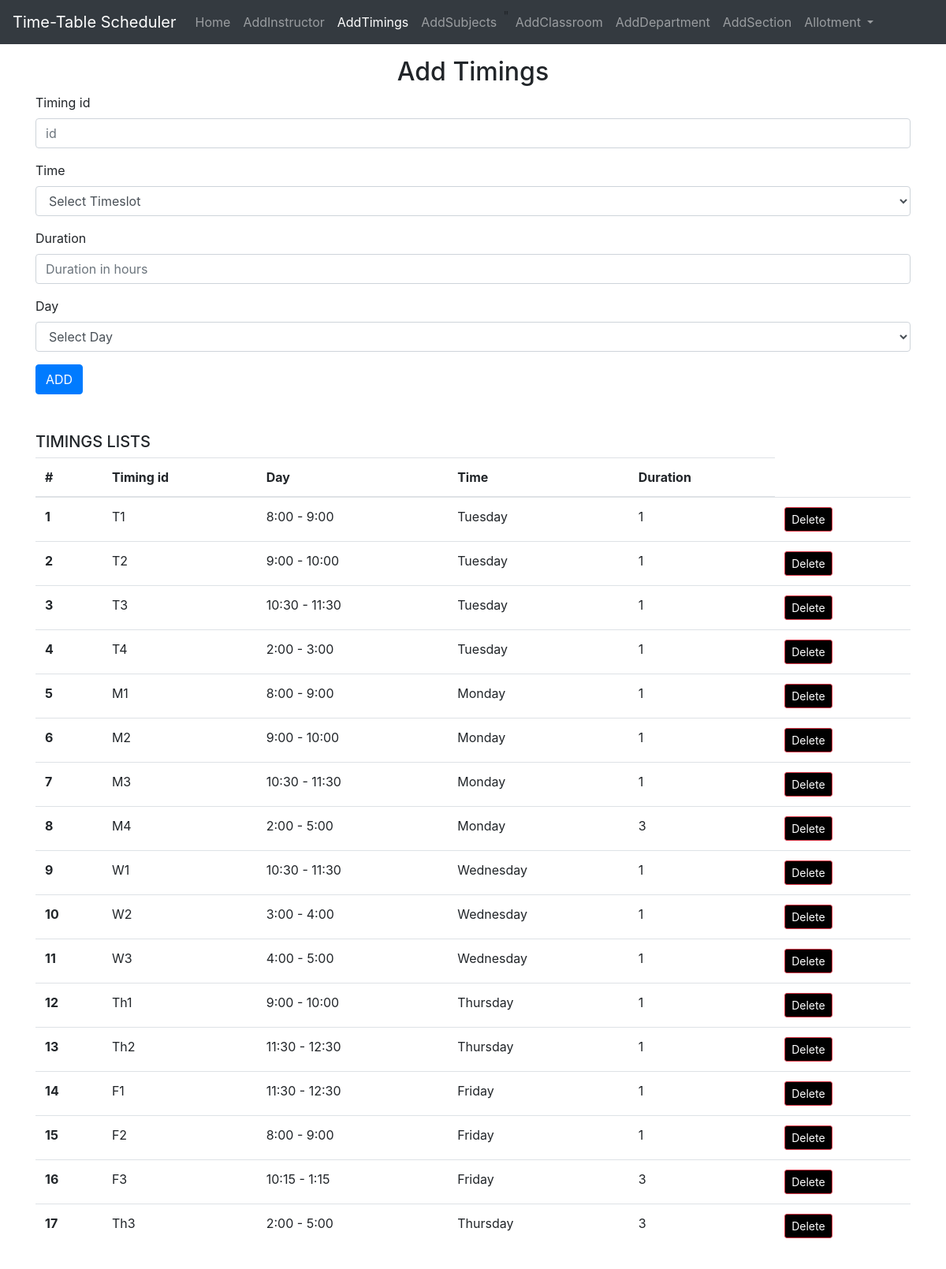
Screenshot of /addtimings with the database file from the repository.
### home/models.py (models this page shows, shortened)
class MeetingTime(models.Model):
    pid = models.CharField(max_length=4, primary_key=True)
    time = models.CharField(max_length=50, choices=time_slots, default='11:30 - 12:30')
    duration = models.PositiveIntegerField(default=1)
    day = models.CharField(max_length=15, choices=DAYS_OF_WEEK)

### home/views.py (the view, shortened to what this page needs)
# urls.py: path('addtimings', views.addtimings, name='addtimings'),
def addtimings(request):
    context = {'success': False}
    all_times=MeetingTime.objects.all()
    timess = time_slots
    dayss = DAYS_OF_WEEK
    context = {
        'all_times': all_times,
        'timess': timess,
        'dayss': dayss,
         }
    return render(request,'addtimings.html',context)

### templates/addtimings.html (shortened to what this page needs)
{% extends "base.html" %}
{% block addtimingsactive %}active{% endblock addtimingsactive %}
{% block body %}
   <div class="container my-3">
    <h2 class="text-center">Add Timings</h2>
    <form action="/addtimings" method="post">
        <div class="form-group">
          <label for="title">Timing id</label>
          <input type="text" class="form-control" name="pid" id="title" placeholder="id">
        </div>
        <div class="form-group">
            <label for="time">Time</label>
            <select class="form-control" id="time" name="time">
                <option disabled selected>Select Timeslot</option>
            </select>
        </div>
        <div class="form-group">
          <label for="duration">Duration</label>
          <input type="number" class="form-control" name="duration" id="title" placeholder="Duration in hours">
      </div>
        <div class="form-group">
            <label for="day">Day</label>
            <select class="form-control" id="day" name="day">
                <option disabled selected>Select Day</option>
            </select>
        </div>
        <button type="submit" class="btn btn-primary">ADD</button>
      </form>
   </div>
   <div class="container my-5">
    <h5>TIMINGS LISTS</h5>
    <table class="table">
        <thead>
          <tr>
            <th scope="col">#</th>
            <th scope="col">Timing id</th>
            <th scope="col">Day</th>
            <th scope="col">Time</th>
            <th scope="col">Duration</th>
          </tr>
        </thead>
        <div>
          <tbody>
            {% for meeting_time in all_times %}
            <tr>
                <th scope="row">{{ forloop.counter }}</th>
                <td>{{ meeting_time.pid }}</td>
                <td>{{ meeting_time.time }}</td>
                <td>{{ meeting_time.day }}</td>
                <td>{{ meeting_time.duration }}</td>
                <td>
                <form action="{% url 'delete-timimg' meeting_time.pid %}" method="post">
                  <button type="submit" class="btn btn-danger btn-sm" style="background-color:black">Delete</button>
                </form>
              </td>
            </tr>
        {% endfor %}
          </tbody>
        </div>
    {% endblock body %}

### rows the page displays
MeetingTime: pid "T1", time "8:00 - 9:00", day "Tuesday", duration "1"
MeetingTime: pid "T2", time "9:00 - 10:00", day "Tuesday", duration "1"
MeetingTime: pid "T3", time "10:30 - 11:30", day "Tuesday", duration "1"
MeetingTime: pid "T4", time "2:00 - 3:00", day "Tuesday", duration "1"
MeetingTime: pid "M1", time "8:00 - 9:00", day "Monday", duration "1"
MeetingTime: pid "M2", time "9:00 - 10:00", day "Monday", duration "1"
MeetingTime: pid "M3", time "10:30 - 11:30", day "Monday", duration "1"
MeetingTime: pid "M4", time "2:00 - 5:00", day "Monday", duration "3"
MeetingTime: pid "W1", time "10:30 - 11:30", day "Wednesday", duration "1"
MeetingTime: pid "W2", time "3:00 - 4:00", day "Wednesday", duration "1"
MeetingTime: pid "W3", time "4:00 - 5:00", day "Wednesday", duration "1"
MeetingTime: pid "Th1", time "9:00 - 10:00", day "Thursday", duration "1"
MeetingTime: pid "Th2", time "11:30 - 12:30", day "Thursday", duration "1"
MeetingTime: pid "F1", time "11:30 - 12:30", day "Friday", duration "1"
MeetingTime: pid "F2", time "8:00 - 9:00", day "Friday", duration "1"
MeetingTime: pid "F3", time "10:15 - 1:15", day "Friday", duration "3"
MeetingTime: pid "Th3", time "2:00 - 5:00", day "Thursday", duration "3"
